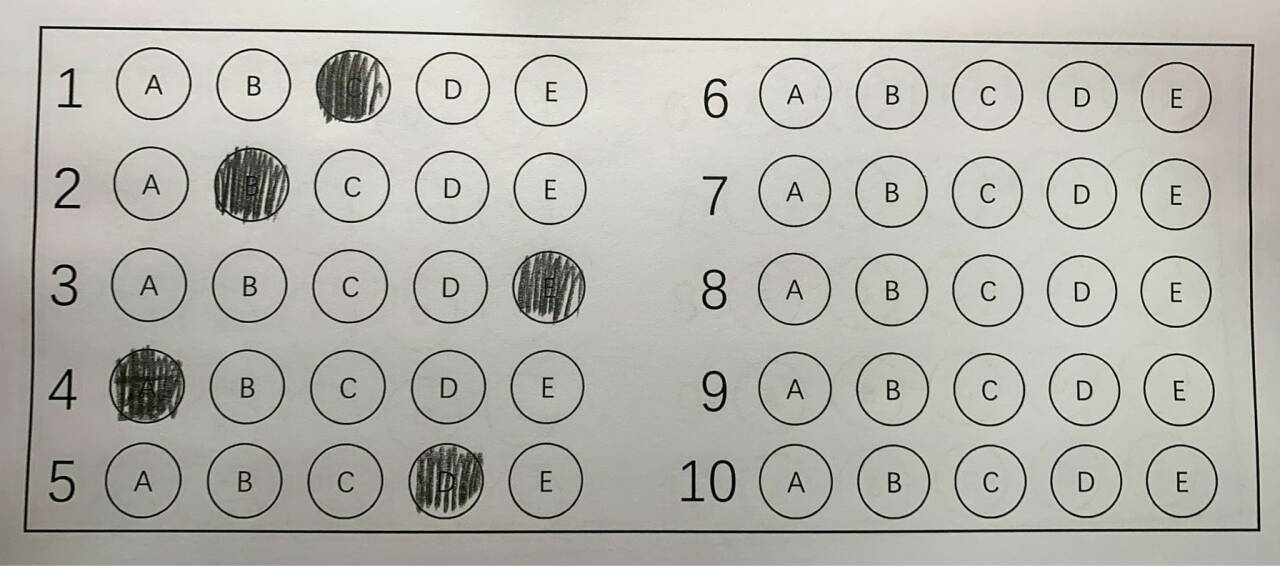
#> input picture images/test1.png, 1280 x 566 px
$ python -i main.py   (imports and definitions only)
#> lines starting #> are read from the running program, lines starting #| are printed output that depends on the picture; after the words box and inside, x2 and y2 are one past the last pixel; in counts of white or black regions, pixels touching at a corner belong together
#> further down, picture is the input picture: shape (566, 1280, 3); mean B, G, R 174.2, 179.2, 181.5
import cv2
import numpy as np
from itertools import combinations
import pytesseract

from itertools import combinations
from tkinter import Tk, Label, Button, filedialog, messagebox, Text , Checkbutton , BooleanVar , Entry
from PIL import Image, ImageTk


# 计算两条直线的交点
# [7 lines left out: function compute_intersection, not called in this run]


def student_id_get(image):
    # 将图像转换为灰度图

    gray = cv2.cvtColor(image, cv2.COLOR_BGR2GRAY)

    # 应用自适应阈值进行二值化处理
    binary = cv2.adaptiveThreshold(
        gray, 255, cv2.ADAPTIVE_THRESH_GAUSSIAN_C, cv2.THRESH_BINARY_INV, 11, 2
    )
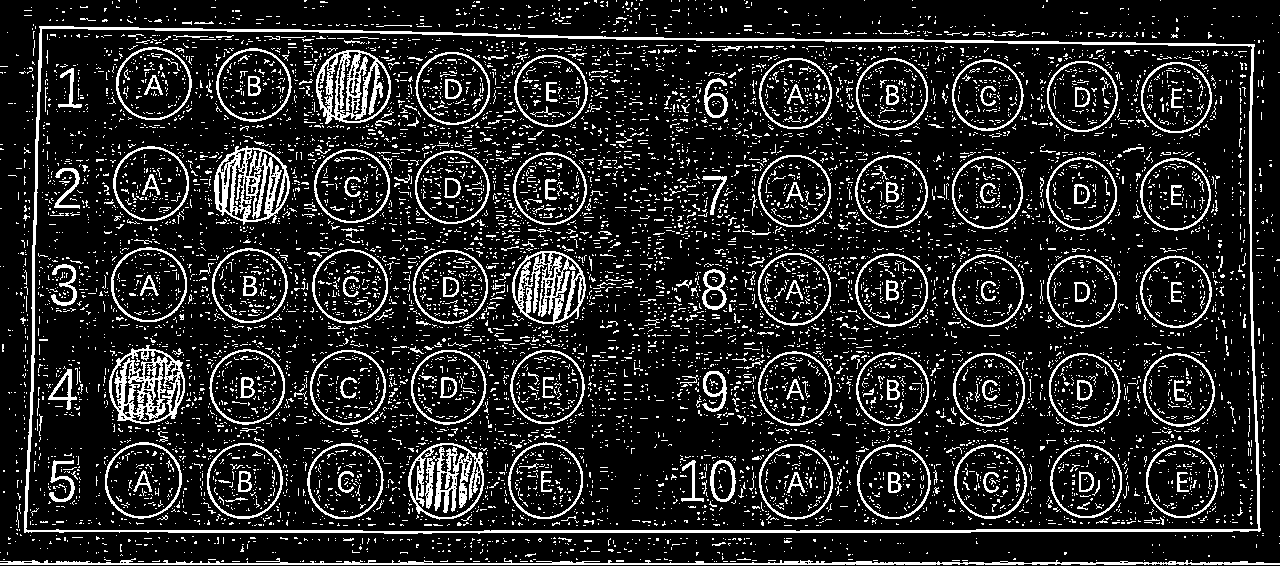
#> binary: shape (566, 1280); 14.8% white in thin lines or dots

    # 查找所有轮廓
    contours, _ = cv2.findContours(binary, cv2.RETR_EXTERNAL, cv2.CHAIN_APPROX_SIMPLE)
#> contours = 836 contours, 833 with area under 20; largest, box (x1, y1, x2, y2) and area: (24, 26, 1261, 534) 605958, (0, 558, 1280, 565) 2022, (973, 32, 986, 36) 21

    # 再次处理裁剪后的图像
    gray = cv2.cvtColor(image, cv2.COLOR_BGR2GRAY)
    binary = cv2.adaptiveThreshold(
        gray, 255, cv2.ADAPTIVE_THRESH_GAUSSIAN_C, cv2.THRESH_BINARY_INV, 11, 2
    )

    # 查找新的轮廓
    contours, _ = cv2.findContours(binary, cv2.RETR_EXTERNAL, cv2.CHAIN_APPROX_SIMPLE)

    # 过滤出数字区域
    digit_contours = []
    for cnt in contours:
        x, y, w, h = cv2.boundingRect(cnt)
        aspect_ratio = h / w
        if 1.5 < aspect_ratio < 3.0 and 10 < w < 50 and 10 < h < 40:
            digit_contours.append((x, y, w, h))
#> this loop made 836 passes
#> (cnt, x, y, w, h, aspect_ratio) on passes 1, 2, 6: ([[730, 561], [735, 561]], 730, 561, 6, 1, 0.167), ([[723, 561], [727, 561]], 723, 561, 5, 1, 0.2), ([[520, 561], [527, 561]], 520, 561, 8, 1, 0.125)
#> after the loop, digit_contours = []

    # 按x排序，以从左到右的顺序读取数字
    digit_contours = sorted(digit_contours, key=lambda x: x[0])

    # 用于保存识别出的数字
    digits = []

    # 创建保存裁剪图像的文件夹
    # output_dir = 'digit_crops'
    # os.makedirs(output_dir, exist_ok=True)

    for i, (x, y, w, h) in enumerate(digit_contours):
        # 裁剪出每个数字区域
        digit = image[(int)(y-h*0.1) : (int)(y + h*1.1), (int)(x - w*0.1) : (int)(x + w*1.1)]
        # 展示裁剪出的数字区域
        # cv2.imshow(f"Digit {i}", digit)
        # cv2.waitKey(0)

        # 保存裁剪出的数字区域（可选）
        # crop_path = os.path.join(output_dir, f"digit_{i}.png")
        # cv2.imwrite(crop_path, digit)

        # 使用 pytesseract 识别裁剪出的数字
        # 配置参数以提高识别效果，只识别数字
        binary_digit = cv2.adaptiveThreshold(
            cv2.cvtColor(digit, cv2.COLOR_BGR2GRAY),
            255,
            cv2.ADAPTIVE_THRESH_GAUSSIAN_C,
            cv2.THRESH_BINARY_INV,
            11,
            2,
        )


        config = r"--psm 9"
        recognized_digit = pytesseract.image_to_string(digit, lang="eng", config=config)
        print(f"Recognized digit: {recognized_digit}")

        recognized_digit = recognized_digit[0]
        # 添加到结果列表
        if(len(recognized_digit)==1) and recognized_digit.isdigit():
            digits.append(recognized_digit)
#> this loop made 0 passes
#> after the loop, digits = []

    # 拼接识别的所有数字，组成最终的学号
    student_id = "".join(digits)
    print(f"Student ID: {student_id}")
#| Student ID:
    return student_id


# 透视变换函数
# [177 lines left out: functions perspective_transform, pic_solve, process_answers, not called in this run]


class ImageProcessorApp:
    # [88 lines left out: functions __init__, load_image, display_answers, display_image, not called in this run]

# [4 lines not run here, left out]

    # [12 lines of commented-out code are left out]

>>> import cv2
>>> picture = cv2.imread('images/test1.png')
>>> result = student_id_get(picture)
#> result = ''

$ run again, on images/test2.png
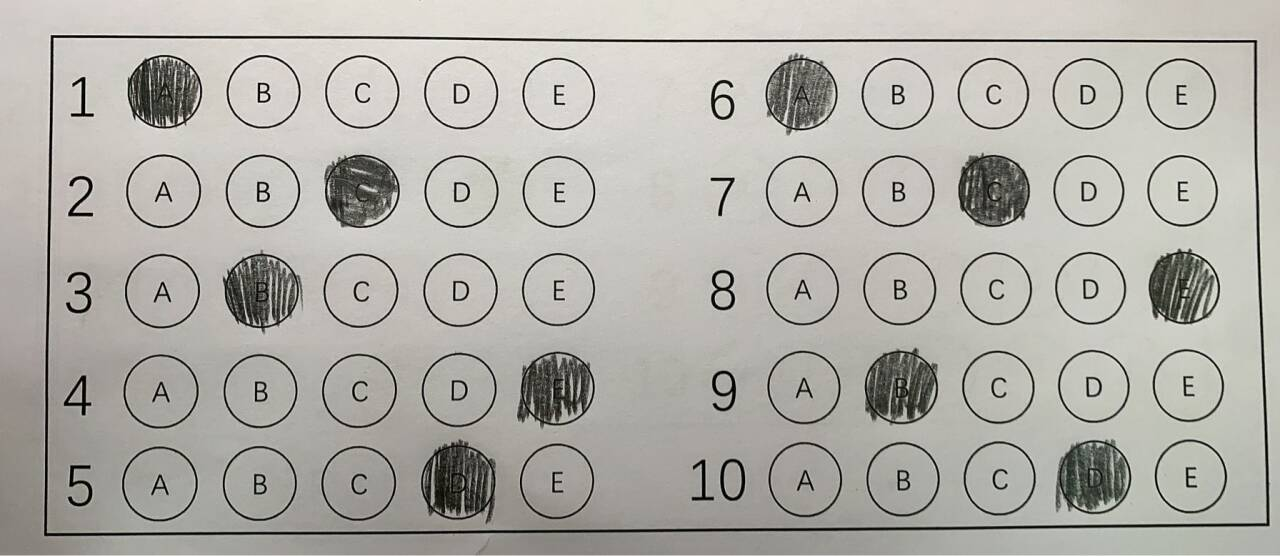
#> input picture images/test2.png, 1280 x 556 px
#> picture is the input picture: shape (556, 1280, 3); mean B, G, R 169.2, 175, 177.2
#> in student_id_get, `binary = cv2.adaptiveThreshold( gray, 255, cv2.ADAPTIVE_THRESH_GAUSSIA..`:
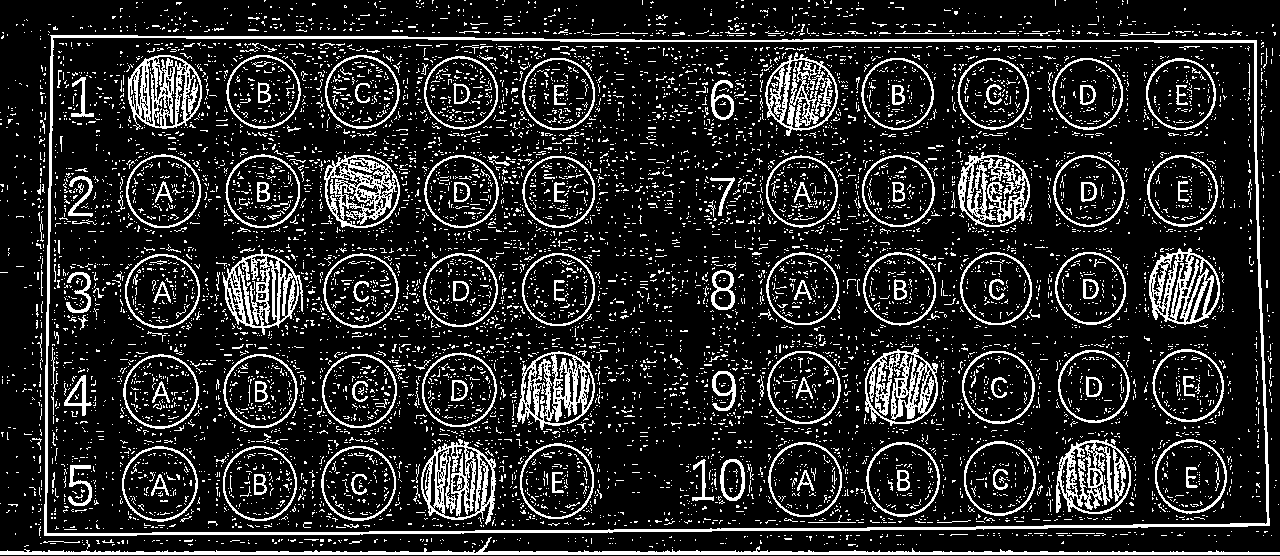
#> binary: shape (556, 1280); 15.7% white in thin lines or dots
#> contours = 886 contours, 884 with area under 20; largest, box (x1, y1, x2, y2) and area: (44, 35, 1270, 536) 598137, (0, 537, 1280, 555) 3302
#> the loop in student_id_get, `for cnt in contours:` made 886 passes
#> (cnt, x, y, w, h, aspect_ratio) on passes 2 to 4: ([[649, 546], [651, 546], [652, 547], [652, 546]], 649, 546, 4, 2, 0.5), ([[587, 546], [588, 546]], 587, 546, 2, 1, 0.5), ([[472, 546], [472, 547]], 472, 546, 1, 2, 2)
#> after the loop in student_id_get, `for cnt in contours:`: digit_contours = []
#| Student ID:
#> result = ''

$ run again, on images/test3.png
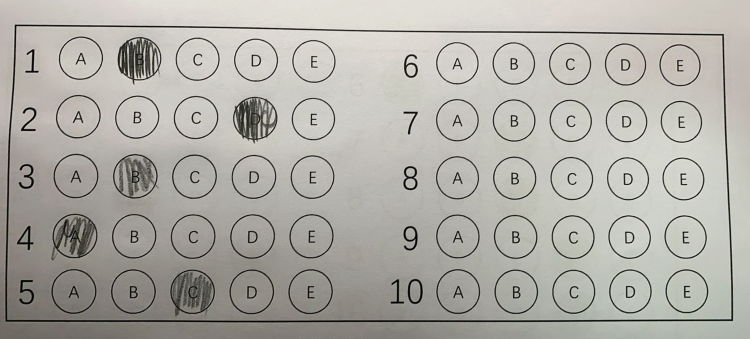
#> input picture images/test3.png, 1500 x 678 px (shown at 1/2 size)
#> picture is the input picture: shape (678, 1500, 3); mean B, G, R 167.3, 174, 175.9
#> in student_id_get, `binary = cv2.adaptiveThreshold( gray, 255, cv2.ADAPTIVE_THRESH_GAUSSIA..`:
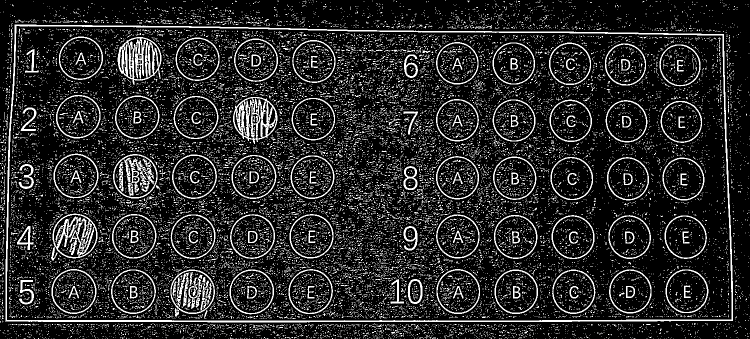
#> binary: shape (678, 1500) (shown at 1/2 size); 15.7% white in thin lines or dots
#> contours = 3275 contours, 3273 with area under 20; largest, box (x1, y1, x2, y2) and area: (11, 49, 1466, 645) 840498, (126, 42, 156, 45) 22
#> the loop in student_id_get, `for cnt in contours:` made 3275 passes
#> (x, y, w, aspect_ratio) on passes 1 to 3: (1495, 677, 1, 1), (1477, 677, 1, 1), (1436, 677, 1, 1)
#> after the loop in student_id_get, `for cnt in contours:`: digit_contours = []
#| Student ID:
#> result = ''

$ run again, on images/test4.png
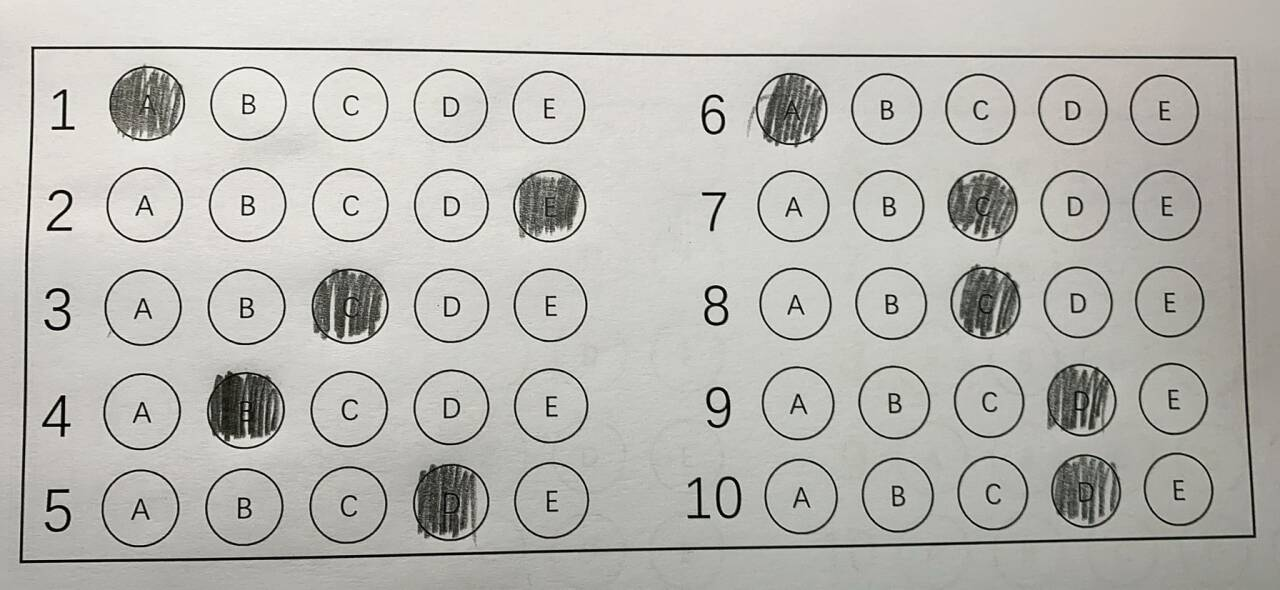
#> input picture images/test4.png, 1280 x 590 px
#> picture is the input picture: shape (590, 1280, 3); mean B, G, R 178, 182.9, 184
#> in student_id_get, `binary = cv2.adaptiveThreshold( gray, 255, cv2.ADAPTIVE_THRESH_GAUSSIA..`:
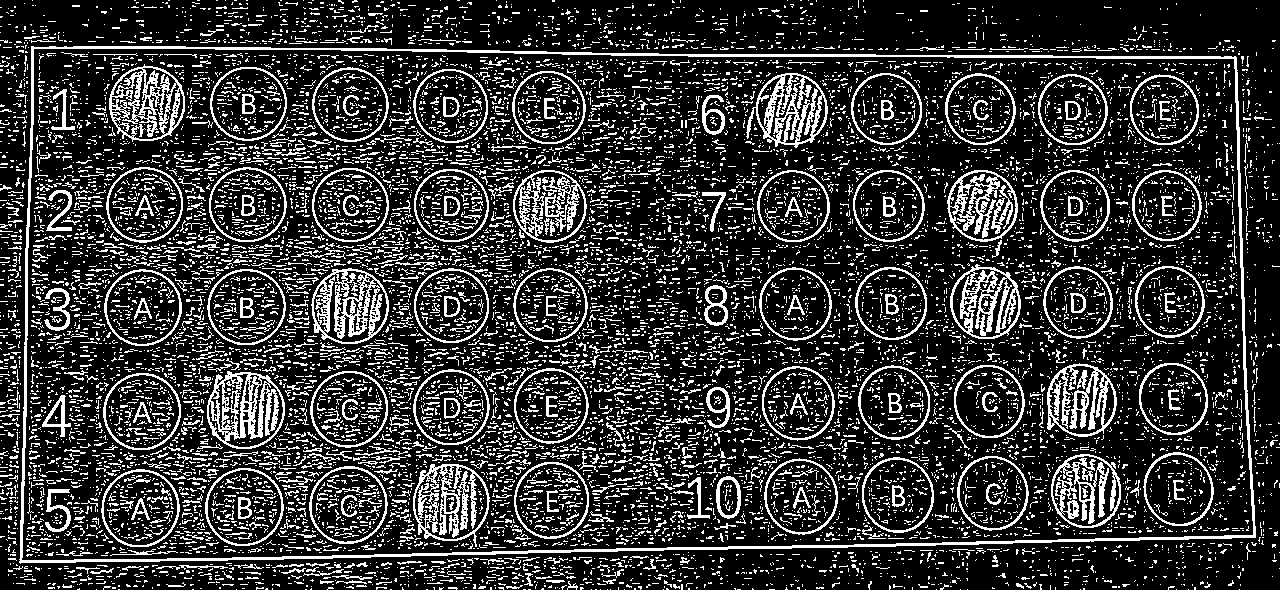
#> binary: shape (590, 1280); 20.5% white in thin lines or dots
#> contours = 2002 contours, 1989 with area under 20; largest, box (x1, y1, x2, y2) and area: (19, 46, 1256, 564) 607818, (179, 565, 228, 570) 38, (332, 575, 373, 580) 35, (303, 569, 344, 576) 32, (281, 568, 306, 574) 28
#> the loop in student_id_get, `for cnt in contours:` made 2002 passes
#> (cnt, x, y, w, h, aspect_ratio) on passes 9, 10, 16: ([[769, 589], [774, 589]], 769, 589, 6, 1, 0.167), ([[737, 589], [740, 589]], 737, 589, 4, 1, 0.25), ([[595, 589], [596, 589]], 595, 589, 2, 1, 0.5)
#> after the loop in student_id_get, `for cnt in contours:`: digit_contours = []
#| Student ID:
#> result = ''
